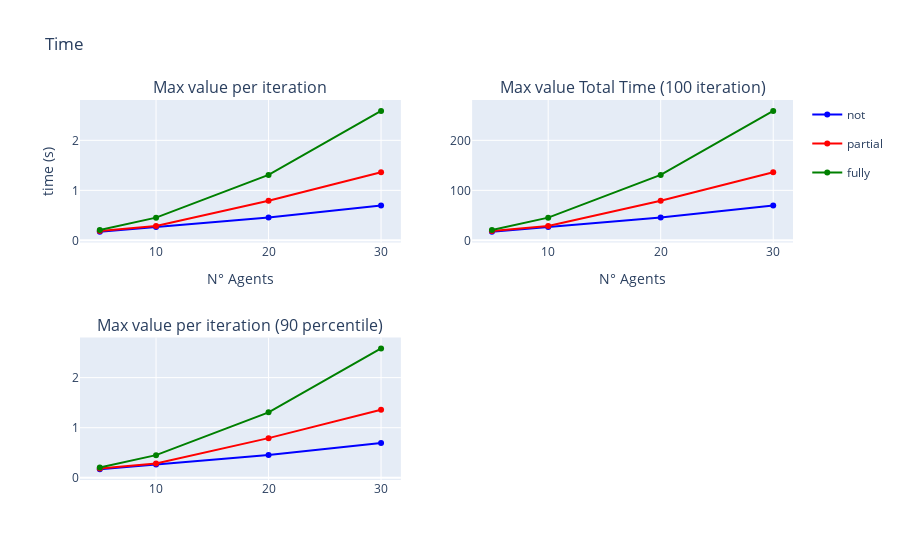

Notebook code cell kept with this figure:
### Markdown cell above
### Total Time - Max time per iteration

### Code cell
fig = make_subplots(rows=2, cols=2, subplot_titles=("Max value per iteration", "Max value Total Time (100 iteration)", "Max value per iteration (90 percentile)"))

fig.add_trace(go.Scatter(x=to_plot_tot_max_mean.index, y=to_plot_tot_max_mean['not'], name='not', legendgroup='not', line=dict(color='blue')), row=1, col=1)
fig.add_trace(go.Scatter(x=to_plot_tot_max_mean.index, y=to_plot_tot_max_mean['partial'], name = 'partial', legendgroup='partial', line=dict(color='red')), row=1, col=1)
fig.add_trace(go.Scatter(x=to_plot_tot_max_mean.index, y=to_plot_tot_max_mean['fully'], name='fully', legendgroup='fully', line=dict(color='green')), row=1, col=1)

fig.add_trace(go.Scatter(x=to_plot_tot_max_sum.index, y=to_plot_tot_max_sum['not'], name='not', legendgroup='not', line=dict(color='blue'), showlegend=False), row=1, col=2)
fig.add_trace(go.Scatter(x=to_plot_tot_max_sum.index, y=to_plot_tot_max_sum['partial'], name='partial', legendgroup='partial', line=dict(color='red'), showlegend=False), row=1, col=2)
fig.add_trace(go.Scatter(x=to_plot_tot_max_sum.index, y=to_plot_tot_max_sum['fully'], name='fully', legendgroup='fully', line=dict(color='green'), showlegend=False), row=1, col=2)

fig.add_trace(go.Scatter(x=to_plot_tot_max_mean_percentile.index, y=to_plot_tot_max_mean_percentile['not'], name='not', legendgroup='not', line=dict(color='blue'), showlegend=False), row=2, col=1)
fig.add_trace(go.Scatter(x=to_plot_tot_max_mean_percentile.index, y=to_plot_tot_max_mean_percentile['partial'], name = 'partial', legendgroup='partial', line=dict(color='red'), showlegend=False), row=2, col=1)
fig.add_trace(go.Scatter(x=to_plot_tot_max_mean_percentile.index, y=to_plot_tot_max_mean_percentile['fully'], name='fully', legendgroup='fully', line=dict(color='green'), showlegend=False), row=2, col=1)

fig.update_yaxes(title_text="time (s)", row=1, col=1)
fig.update_xaxes(title_text="N° Agents", row=1, col=1)
fig.update_xaxes(title_text="N° Agents", row=1, col=2)

fig.update_layout(title='Time')

fig.show()

### Figure 1 — Plotly figure (JSON) as saved in the notebook; plotly's stock layout.template omitted (floating-point values rounded to 4 significant figures)
{"data": [{"legendgroup": "not", "line": {"color": "blue"}, "name": "not", "type": "scatter", "x": [5, 10, 20, 30], "xaxis": "x", "y": [0.1747, 0.2651, 0.4559, 0.6949], "yaxis": "y"}, {"legendgroup": "partial", "line": {"color": "red"}, "name": "partial", "type": "scatter", "x": [5, 10, 20, 30], "xaxis": "x", "y": [0.1847, 0.2865, 0.7928, 1.361], "yaxis": "y"}, {"legendgroup": "fully", "line": {"color": "green"}, "name": "fully", "type": "scatter", "x": [5, 10, 20, 30], "xaxis": "x", "y": [0.207, 0.4546, 1.309, 2.589], "yaxis": "y"}, {"legendgroup": "not", "line": {"color": "blue"}, "name": "not", "showlegend": false, "type": "scatter", "x": [5, 10, 20, 30], "xaxis": "x2", "y": [17.47, 26.51, 45.59, 69.49], "yaxis": "y2"}, {"legendgroup": "partial", "line": {"color": "red"}, "name": "partial", "showlegend": false, "type": "scatter", "x": [5, 10, 20, 30], "xaxis": "x2", "y": [18.47, 28.65, 79.28, 136.1], "yaxis": "y2"}, {"legendgroup": "fully", "line": {"color": "green"}, "name": "fully", "showlegend": false, "type": "scatter", "x": [5, 10, 20, 30], "xaxis": "x2", "y": [20.7, 45.46, 130.9, 258.9], "yaxis": "y2"}, {"legendgroup": "not", "line": {"color": "blue"}, "name": "not", "showlegend": false, "type": "scatter", "x": [5, 10, 20, 30], "xaxis": "x3", "y": [0.1727, 0.2628, 0.4541, 0.6937], "yaxis": "y3"}, {"legendgroup": "partial", "line": {"color": "red"}, "name": "partial", "showlegend": false, "type": "scatter", "x": [5, 10, 20, 30], "xaxis": "x3", "y": [0.1834, 0.2846, 0.7912, 1.359], "yaxis": "y3"}, {"legendgroup": "fully", "line": {"color": "green"}, "name": "fully", "showlegend": false, "type": "scatter", "x": [5, 10, 20, 30], "xaxis": "x3", "y": [0.2037, 0.4517, 1.306, 2.584], "yaxis": "y3"}], "layout": {"annotations": [{"font": {"size": 16}, "showarrow": false, "text": "Max value per iteration", "x": 0.225, "xanchor": "center", "xref": "paper", "y": 1, "yanchor": "bottom", "yref": "paper"}, {"font": {"size": 16}, "showarrow": false, "text": "Max value Total Time (100 iteration)", "x": 0.775, "xanchor": "center", "xref": "paper", "y": 1, "yanchor": "bottom", "yref": "paper"}, {"font": {"size": 16}, "showarrow": false, "text": "Max value per iteration (90 percentile)", "x": 0.225, "xanchor": "center", "xref": "paper", "y": 0.375, "yanchor": "bottom", "yref": "paper"}], "title": {"text": "Time"}, "xaxis": {"anchor": "y", "domain": [0, 0.45], "title": {"text": "N° Agents"}}, "xaxis2": {"anchor": "y2", "domain": [0.55, 1], "title": {"text": "N° Agents"}}, "xaxis3": {"anchor": "y3", "domain": [0, 0.45]}, "xaxis4": {"anchor": "y4", "domain": [0.55, 1]}, "yaxis": {"anchor": "x", "domain": [0.625, 1], "title": {"text": "time (s)"}}, "yaxis2": {"anchor": "x2", "domain": [0.625, 1]}, "yaxis3": {"anchor": "x3", "domain": [0, 0.375]}, "yaxis4": {"anchor": "x4", "domain": [0, 0.375]}}}
